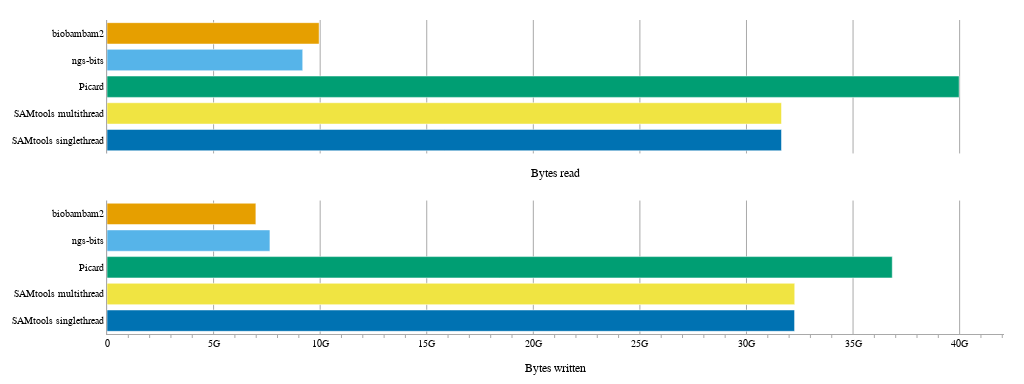

Notebook source saved alongside this figure:
### Code cell
figure_io = make_subplots(
    rows=2,
    cols=1,
    shared_xaxes=True,
)

for run_type in type_order:
    figure_io.add_trace(
        go.Bar(
            name=run_type,
            y=[run_type],
            x=[
                df_grouped[df_grouped["type"] == run_type]["write_bytes"].median(),
            ],
            orientation="h",
            marker_color=type_to_color[run_type],
        ),
        row=2,
        col=1,
    )
    figure_io.add_trace(
        go.Bar(
            name=run_type,
            y=[run_type],
            x=[
                df_grouped[df_grouped["type"] == run_type]["read_bytes"].median(),
            ],
            orientation="h",
            marker_color=type_to_color[run_type],
        ),
        row=1,
        col=1,
    )

figure_io.update_layout(
    dict(
        width=570,
        height=320,
        margin=dict(l=20, r=20, t=20, b=20),
        template="plotly_white",
        font=dict(family="Arial", color="#000000", size=10),
        showlegend=False,
    )
)
figure_io.update_xaxes(
    zeroline=True,
    tickformat="~s",
    title_font=dict(family="Arial", color="#000000", size=12),
    showline=True,
    linecolor="darkgrey",
    gridcolor="darkgrey",
    minor_ticks="outside",
    minor_tickcolor="darkgrey",
)

figure_io.update_xaxes(
    title_text="Bytes read",
    showline=False,
    row=1,
    col=1,
    minor_ticks="",
)

figure_io.update_xaxes(
    title_text="Bytes written",
    row=2,
    col=1,
)

figure_io.update_yaxes(
    showticklabels=True,
    showline=True,
    linecolor="darkgrey",
)
figure_io.write_image("bam2fastqbenchmark_io.pdf")

figure_io.update_layout(
    dict(
        width=1024,
        height=384,
    )
)
figure_io.show()

### Figure 1 — Plotly figure (JSON) as saved in the notebook; plotly's stock layout.template omitted (floating-point values rounded to 4 significant figures)
{"data": [{"marker": {"color": "#0072b2"}, "name": "SAMtools singlethread", "orientation": "h", "type": "bar", "x": [32256061440], "xaxis": "x2", "y": ["SAMtools singlethread"], "yaxis": "y2"}, {"marker": {"color": "#0072b2"}, "name": "SAMtools singlethread", "orientation": "h", "type": "bar", "x": [31642566656], "xaxis": "x", "y": ["SAMtools singlethread"], "yaxis": "y"}, {"marker": {"color": "#f0e442"}, "name": "SAMtools multithread", "orientation": "h", "type": "bar", "x": [32263847936], "xaxis": "x2", "y": ["SAMtools multithread"], "yaxis": "y2"}, {"marker": {"color": "#f0e442"}, "name": "SAMtools multithread", "orientation": "h", "type": "bar", "x": [31642659840], "xaxis": "x", "y": ["SAMtools multithread"], "yaxis": "y"}, {"marker": {"color": "#009e73"}, "name": "Picard", "orientation": "h", "type": "bar", "x": [36839348224], "xaxis": "x2", "y": ["Picard"], "yaxis": "y2"}, {"marker": {"color": "#009e73"}, "name": "Picard", "orientation": "h", "type": "bar", "x": [39977209856], "xaxis": "x", "y": ["Picard"], "yaxis": "y"}, {"marker": {"color": "#56b4e9"}, "name": "ngs-bits", "orientation": "h", "type": "bar", "x": [7643602944], "xaxis": "x2", "y": ["ngs-bits"], "yaxis": "y2"}, {"marker": {"color": "#56b4e9"}, "name": "ngs-bits", "orientation": "h", "type": "bar", "x": [9181524992], "xaxis": "x", "y": ["ngs-bits"], "yaxis": "y"}, {"marker": {"color": "#e69f00"}, "name": "biobambam2", "orientation": "h", "type": "bar", "x": [6984015872], "xaxis": "x2", "y": ["biobambam2"], "yaxis": "y2"}, {"marker": {"color": "#e69f00"}, "name": "biobambam2", "orientation": "h", "type": "bar", "x": [9951667712], "xaxis": "x", "y": ["biobambam2"], "yaxis": "y"}], "layout": {"font": {"color": "#000000", "family": "Arial", "size": 10}, "height": 384, "margin": {"b": 20, "l": 20, "r": 20, "t": 20}, "showlegend": false, "width": 1024, "xaxis": {"anchor": "y", "domain": [0, 1], "gridcolor": "darkgrey", "linecolor": "darkgrey", "matches": "x2", "minor": {"tickcolor": "darkgrey", "ticks": ""}, "showline": false, "showticklabels": false, "tickformat": "~s", "title": {"font": {"color": "#000000", "family": "Arial", "size": 12}, "text": "Bytes read"}, "zeroline": true}, "xaxis2": {"anchor": "y2", "domain": [0, 1], "gridcolor": "darkgrey", "linecolor": "darkgrey", "minor": {"tickcolor": "darkgrey", "ticks": "outside"}, "showline": true, "tickformat": "~s", "title": {"font": {"color": "#000000", "family": "Arial", "size": 12}, "text": "Bytes written"}, "zeroline": true}, "yaxis": {"anchor": "x", "domain": [0.575, 1], "linecolor": "darkgrey", "showline": true, "showticklabels": true}, "yaxis2": {"anchor": "x2", "domain": [0, 0.425], "linecolor": "darkgrey", "showline": true, "showticklabels": true}}}
